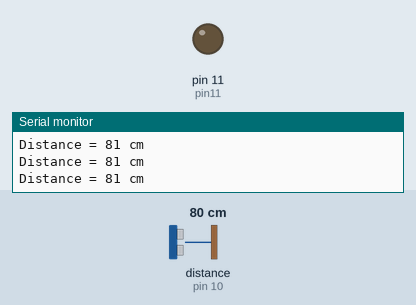
Simulated run of this program. Board: Arduino Uno, built with avr-gcc and run on an emulated ATmega328P. On the bench: output pins drawn as LEDs (lit = HIGH), the last lines printed to the serial monitor. Dashed ring = blinking. Inputs (shaded band) come from the test bench; at power-on: distance to the obstacle (sensor on pin 10) 80 cm.

Above: at 1.2 s.
1.3 s: distance to the obstacle (sensor on pin 10) set to 7 cm
2.8 s: distance to the obstacle (sensor on pin 10) set to 4 cm
At 4.4 s:
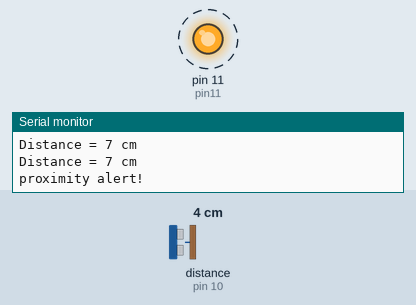
5.8 s: distance to the obstacle (sensor on pin 10) set to 9 cm
At 6.8 s:
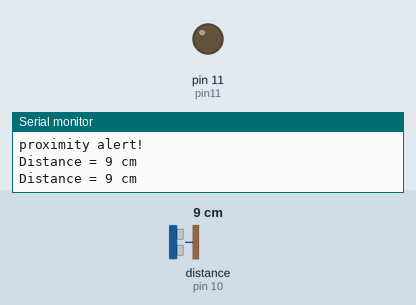
7.3 s: distance to the obstacle (sensor on pin 10) set to 2 cm
At 7.9 s:
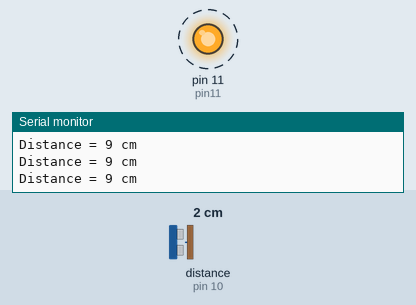
Timing chart, 0 to 11.3 s (numbered marks = the images above; inputs shaded):
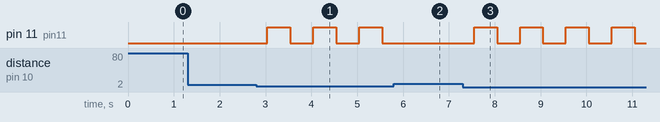

Measured:
- the behaviour switches between 6 and 5 cm on distance to the obstacle (sensor on pin 10) (found by bisection; images 0 and 1)
- after the input at 2.8 s, pin 11 (pin11): alternates HIGH for 0.50 s and LOW for 0.50 s, starting after 0.24 s
- after the input at 5.8 s, pin 11 (pin11): stays LOW (without the input it goes to HIGH after 0.24 s)
- after the input at 7.3 s, pin 11 (pin11): alternates HIGH for 0.50 s and LOW for 0.50 s, starting after 0.25 s

The program:

main.cpp
```cpp
#include <Arduino.h>
#include <NewPing.h>

const int pin9 = 9;
const int pin10 = 10;
const int pin11 = 11;
const int maxDistance = 400;

NewPing sonar(pin9, pin10, maxDistance);

void setup()
{
  // put your setup code here, to run once:
  Serial.begin(9600);
  pinMode(pin11, OUTPUT);
}

void loop()
{
  // put your main code here, to run repeatedly:
  if (sonar.ping_cm() <= 5)
  {
    digitalWrite(pin11, HIGH);
    delay(500);
    Serial.println("proximity alert!");
    digitalWrite(pin11, LOW);
    // delay(500);
  }
  else
  {
    Serial.print("Distance = ");
    Serial.print(sonar.ping_cm());
    Serial.println(" cm");
  }
  delay(500);
}
```
